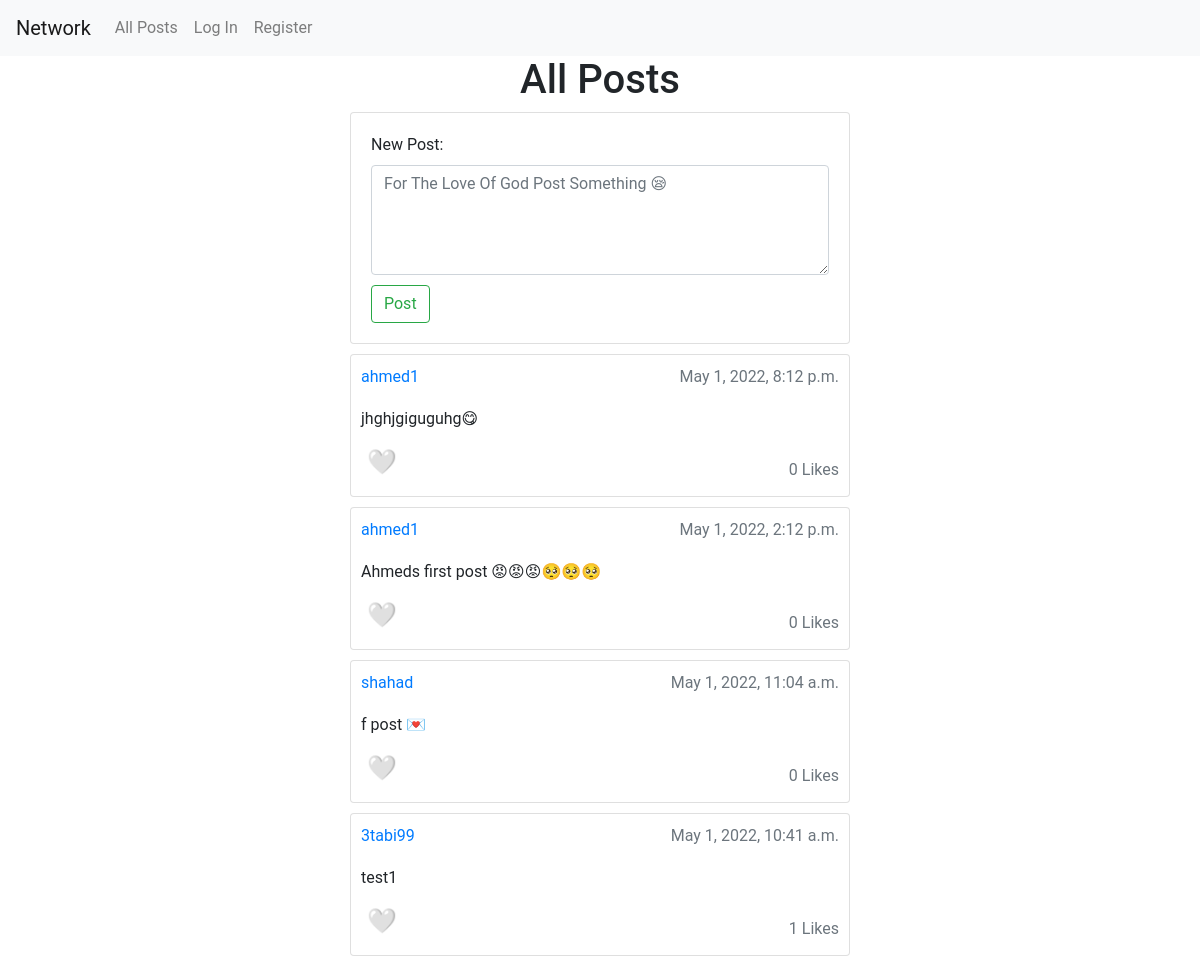
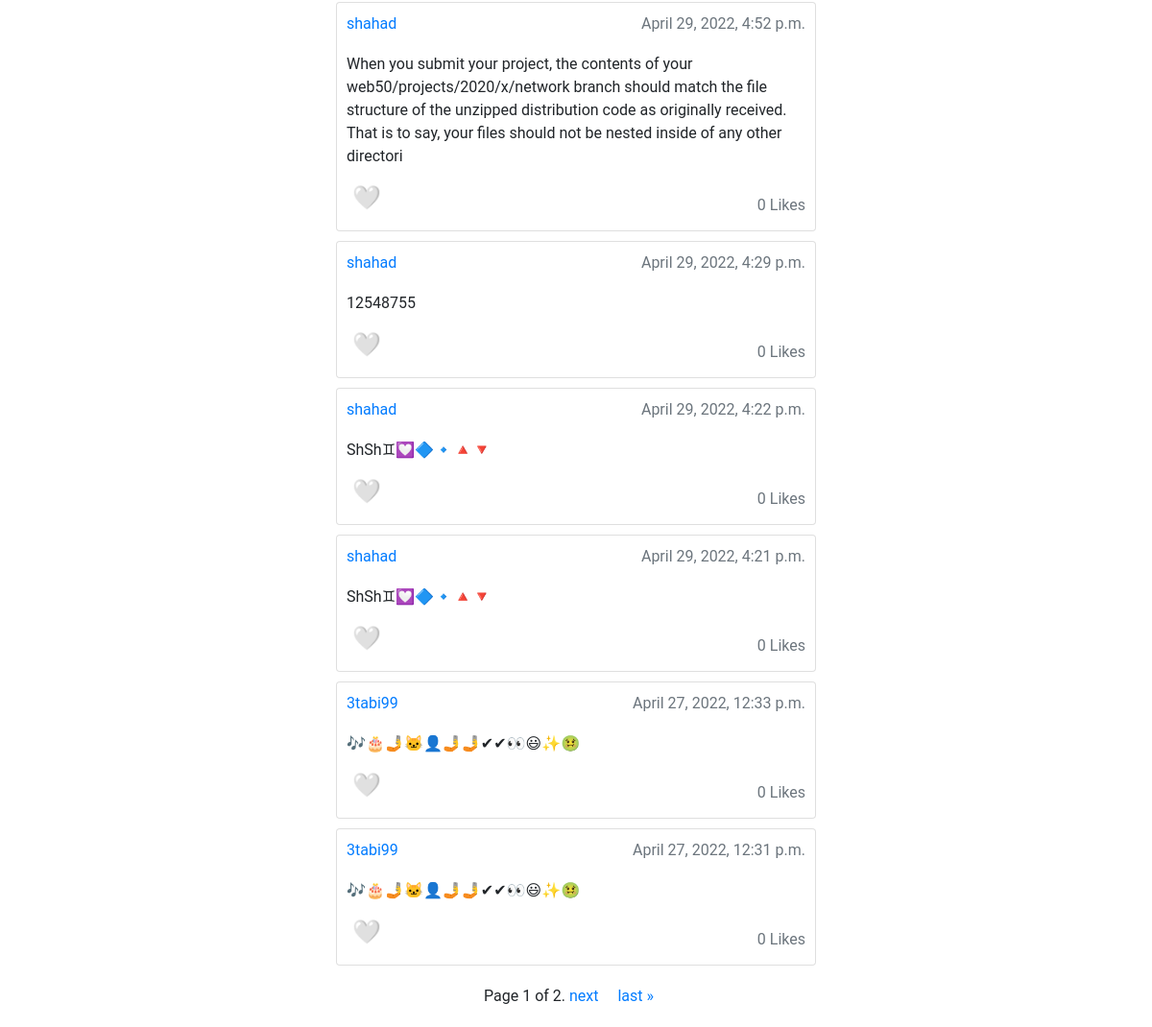
Before: / with the older database file (2 pictures, top to bottom).
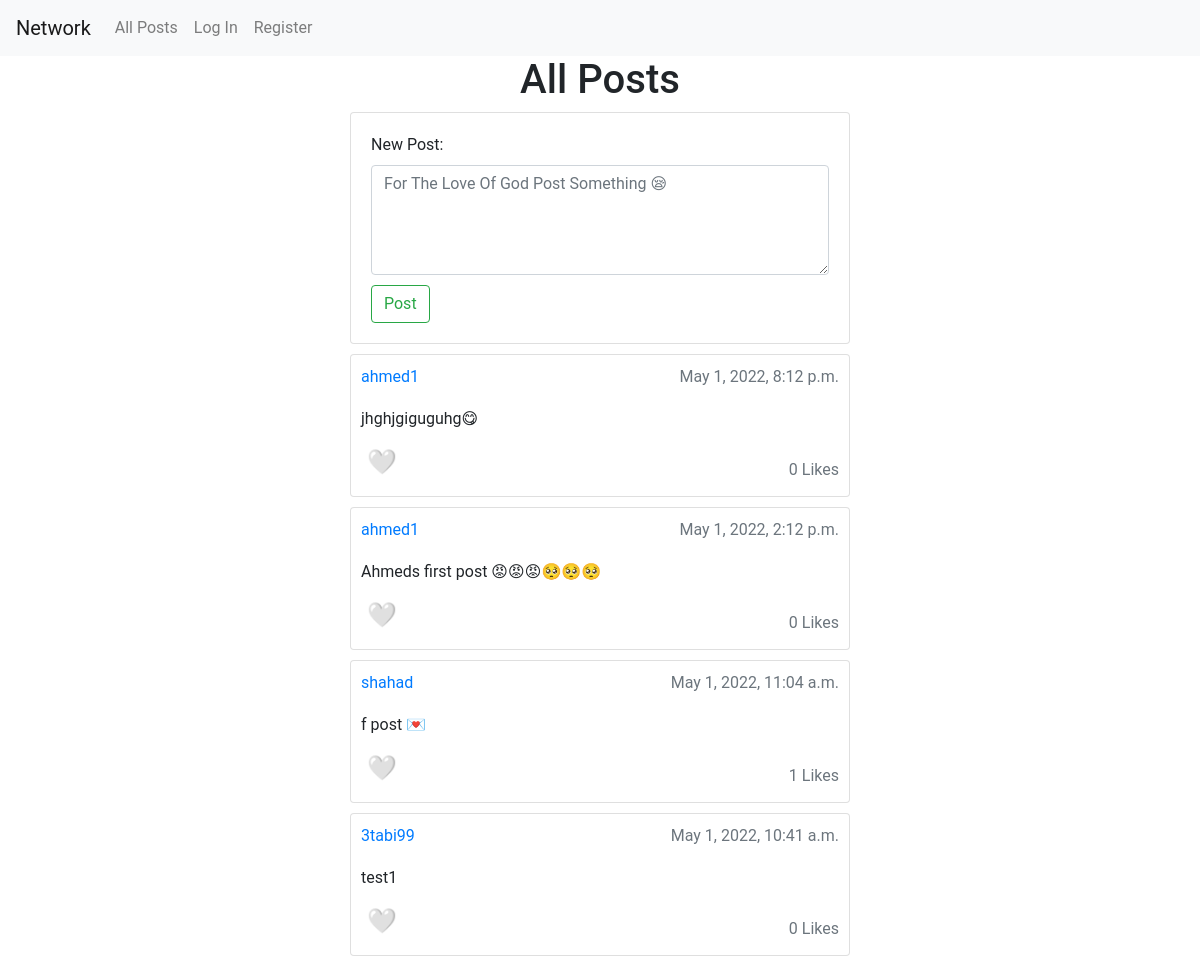
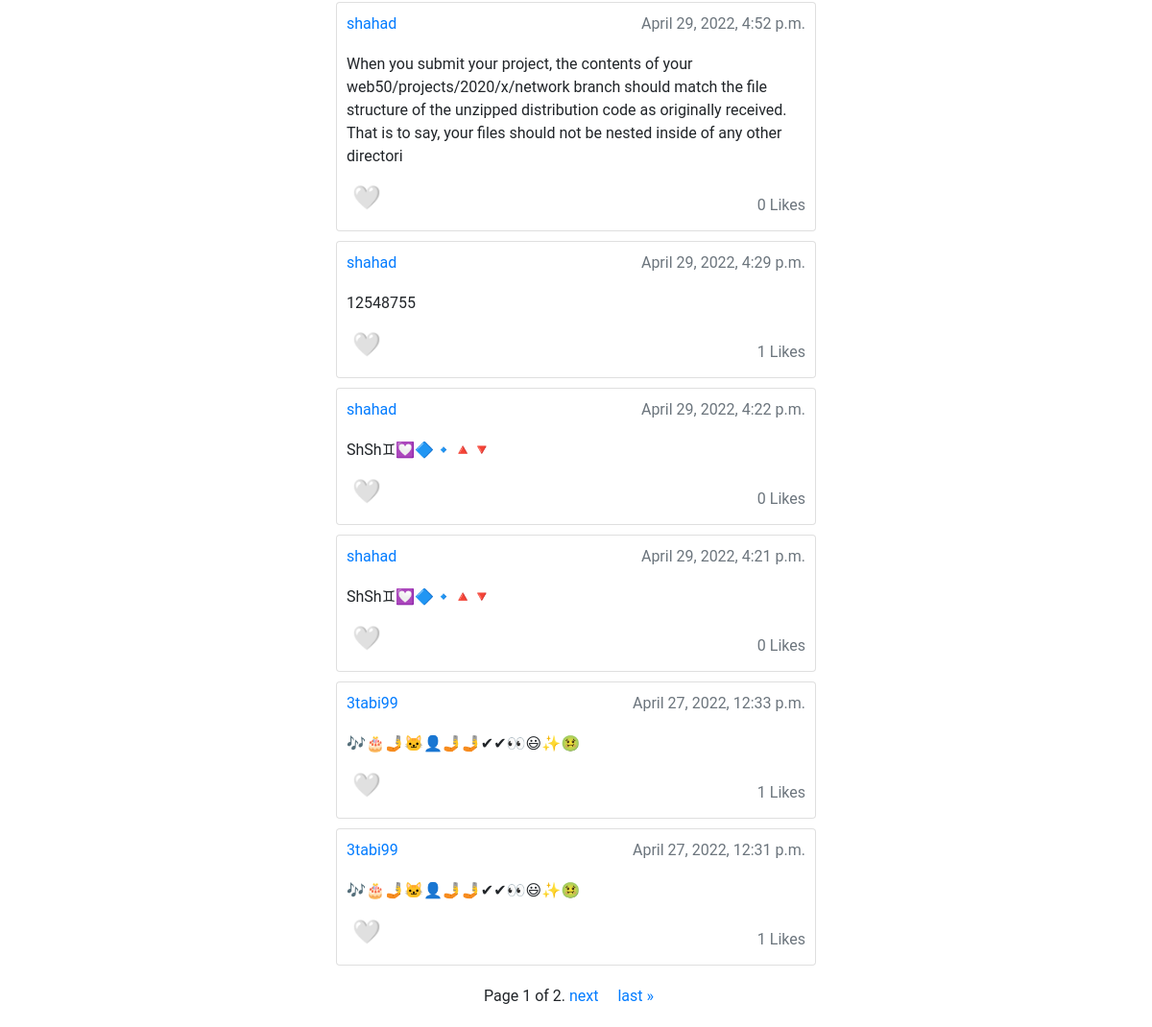
After: the same page with the newer database file (2 pictures, top to bottom).
### network/models.py (models this page shows, shortened)
class Post(models.Model):
    user = models.ForeignKey(User, on_delete=models.CASCADE, related_name="post")
    post = models.CharField(max_length=255)
    time_stamp = models.DateTimeField(auto_now_add=True)
    like_count = models.IntegerField(default=0)

class User(AbstractUser):
    pass

### network/views.py (the view)
# urls.py: path("", views.index, name="index"),
def index(request):
    user = request.user
    posts = Post.objects.order_by('-time_stamp')
    likes = Like.objects.all()
    form = PostForm()
    paginator = Paginator(posts, 10)
    page_number = request.GET.get('page')
    page_obj = paginator.get_page(page_number)
    return render(request, "network/index.html", context={
        'form': form,
        'posts': posts,
        'user': user,
        'page_obj': page_obj,
        'likes': likes
    })

### network/forms.py
class PostForm(forms.Form):
    New_Post = forms.Field(widget=forms.Textarea(
        {'rows': '4', 'maxlength': 255, 'class': 'form-control',
         'placeholder': "For The Love Of God Post Something 😪"}), label="New Post",
        required=True)

### network/templates/network/index.html (shortened to what this page needs)
{% extends "network/layout.html" %}
{% load static %}
{% block body %}
    <h1 class="container text-center">All Posts</h1>
    <div class="container col-5 card" style="padding: 20px">
        <form action="{% url 'post' %}" method="post">
            {{ form }}
            <input type="submit" class="btn btn-outline-success" style="margin-top: 10px;" value="Post"/>
        </form>
    </div>
    {% for post in page_obj.object_list %}
        <div class="container col-5 card" style="padding: 10px; margin-top: 10px">
            <div class="mb-1 text-primary float-left">
                <a href="{% url 'profile' post.user.username %}">{{ post.user.username }}</a>
                <div class="mb-1 text-muted float-right">{{ post.time_stamp }}</div>
            </div>
            <div class="mb-1 float-left" style="margin-top: 10px">
                <div class="mb-2 card-text float-left" id="content_{{ post.id }}">{{ post.post }}</div>
            </div>
            <div>
                {% if user in likes.user %}
                    <input type="button" data-user="{{ post.user.id }}" onclick="like({{ post.id }})" class="mb-1 float-left" id="like_{{ post.id }}"
                       value="❤"
                       style="font-size: 24px; width:fit-content; border: none; background-color: transparent"/>
                {% else %}
                    <input type="button" data-user="{{ post.user.id }}" onclick="like({{ post.id }})" class="mb-1 float-left" id="like_{{ post.id }}"
                       value="🤍"
                       style="font-size: 24px; width:fit-content; border: none; background-color: transparent"/>
                {% endif %}
                <div class="mb-1 text-muted float-right" id="like_count_{{ post.id }}" style="margin-top: 15px">
                    {{ post.like_count }} Likes
                </div>
            </div>
        </div>
    {% endfor %}
    <div class="pagination container text-center">
    <span class="step-links text-center container" style="margin-bottom: 20px; margin-top: 20px;">
        <span class="current">
            Page {{ page_obj.number }} of {{ page_obj.paginator.num_pages }}.
        </span>
        {% if page_obj.has_next %}
            <a href="?page={{ page_obj.next_page_number }}">next 	&nbsp;	&nbsp;</a>
            <a href="?page={{ page_obj.paginator.num_pages }}">last &raquo;</a>
        {% endif %}
    </span>
    </div>
{% endblock %}

### network/templates/network/layout.html (shortened to what this page needs)
{% load static %}
<!DOCTYPE html>
<html lang="en">
    <head>
        <link rel="stylesheet" href="https://stackpath.bootstrapcdn.com/bootstrap/4.4.1/css/bootstrap.min.css">
        <link href="{% static 'network/styles.css' %}" rel="stylesheet">
    </head>
    <body>
        <nav class="navbar navbar-expand-lg navbar-light bg-light">
            <a class="navbar-brand" href="{% url 'index' %}">Network</a>
            <div>
              <ul class="navbar-nav mr-auto">
                <li class="nav-item">
                  <a class="nav-link" href="{% url 'index' %}">All Posts</a>
                </li>
                {% if user.is_authenticated %}
                    <li class="nav-item">
                        <a class="nav-link" href="{% url 'following' %}">Following</a>
                    </li>
                    <li class="nav-item">
                        <a class="nav-link" href="{% url 'logout' %}">Log Out</a>
                    </li>
                {% else %}
                    <li class="nav-item">
                        <a class="nav-link" href="{% url 'login' %}">Log In</a>
                    </li>
                    <li class="nav-item">
                        <a class="nav-link" href="{% url 'register' %}">Register</a>
                    </li>
                {% endif %}
              </ul>
            </div>
          </nav>
        <div class="body">
            {% block body %}
            {% endblock %}
        </div>
    </body>
</html>

### network/static/network/styles.css (style rules this page uses)
body { font-family: "Roboto", "Lucida Grande", "DejaVu Sans", "Bitstream Vera Sans", Verdana, Arial, sans-serif; }

Changed rows visible on the page:
changed Post "May 1, 2022, 11:04 a.m.": like_count "0" → "1"
changed Post "May 1, 2022, 10:41 a.m.": like_count "1" → "0"
changed Post "April 29, 2022, 4:29 p.m.": like_count "0" → "1"
changed Post "April 27, 2022, 12:33 p.m.": like_count "0" → "1"
changed Post "April 27, 2022, 12:31 p.m.": like_count "0" → "1"
